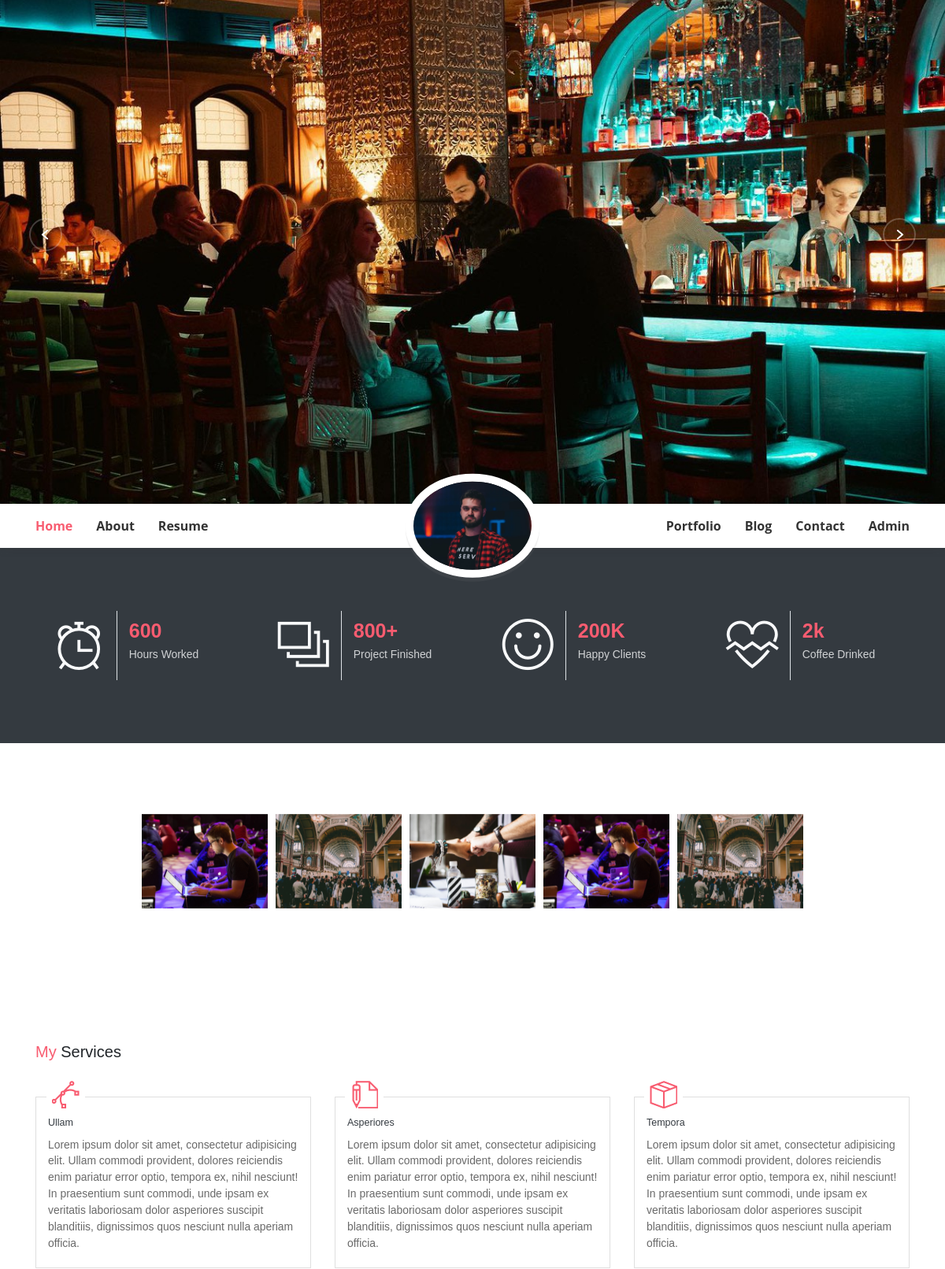
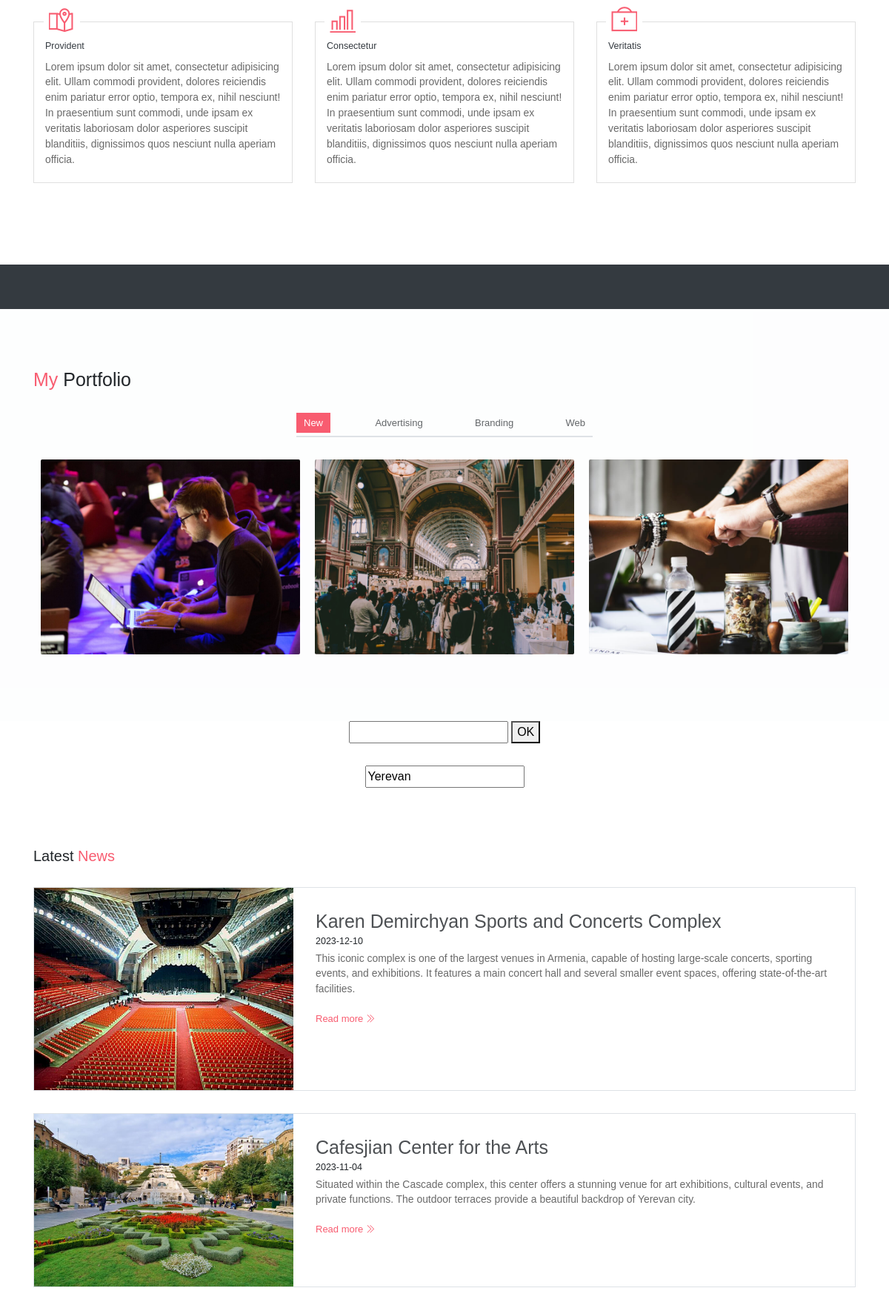
The page / (upper part) on the database its author committed (2 pictures, top to bottom).
### tables this page shows
CREATE TABLE `carousell` (
  `id` int(11) NOT NULL,
  `text1` varchar(255) NOT NULL,
  `text2` varchar(255) NOT NULL,
  `img` varchar(255) NOT NULL
);

CREATE TABLE `portfolio` (
  `id` int(11) NOT NULL,
  `text1` varchar(255) NOT NULL,
  `text2` varchar(255) NOT NULL,
  `img` varchar(255) NOT NULL,
  `type` varchar(255) NOT NULL,
  `top` varchar(250) NOT NULL
);

CREATE TABLE `news` (
  `id` int(11) NOT NULL,
  `header` varchar(255) NOT NULL,
  `date` date NOT NULL,
  `text1` text NOT NULL,
  `img` varchar(255) NOT NULL
);

### index.php (the view, shortened to what this page needs)
<!DOCTYPE html>
<html lang="en">
<head>
    <link rel="stylesheet" href="assets/vendors/themify-icons/css/themify-icons.css">
    <link rel="stylesheet" href='assets/css/owl.carousel.min.css'>
    <link rel="stylesheet" type="text/css" href="https://cdnjs.cloudflare.com/ajax/libs/slick-carousel/1.9.0/slick.min.css">
    <link rel="stylesheet" href="https://cdnjs.cloudflare.com/ajax/libs/twitter-bootstrap/4.1.3/css/bootstrap.min.css">
    <link rel="stylesheet" href="assets/css/johndoe.css">
    <link rel="stylesheet" href="st.css">
</head>
<body data-spy="scroll" data-target=".navbar" data-offset="40" id="home">
    <section class="banner__slider">
  <div class="slider stick-dots">
        <?php
        include 'dbcconn.php';
        $sql="SELECT * FROM `carousell`";
        $a=mysqli_query($conn,$sql);
        while ($post=mysqli_fetch_assoc($a)){
        $p1=<<<k
    <div class="slide">
      <div class="slide__img">
        <img src="assets/carousell/$post[img]" width="100%">
      </div>
      <div class="slide__content ">
        <div class="slide__content--headings text-center">
           <p class="animated top-title" data-animation-in="fadeInUp" data-delay-in="0.3">$post[text1]</p>
                    <h2 class="animated title" data-animation-in="fadeInUp">$post[text2]</h2>
        </div>
      </div>
    </div>
k;
    echo $p1;
}
         ?>
  </div>
</section>
    <nav class="navbar sticky-top navbar-expand-lg navbar-light bg-white" data-spy="affix" data-offset-top="510">
        <div class="container">
            <div class="collapse mt-sm-20 navbar-collapse" id="navbarSupportedContent">
                <ul class="navbar-nav mr-auto">
                    <li class="nav-item">
                        <a href="#home" class="nav-link">Home</a>
                    </li>
                    <li class="nav-item">
                        <a href="about_us.php" class="nav-link">About</a>
                    </li>
                    <li class="nav-item">
                        <a href="#resume" class="nav-link">Resume</a>
                    </li>
                </ul>
                <ul class="navbar-nav brand">
                    <img src="assets/imgs/5pp.jpg" alt="" class="brand-img">
                </ul>
                <ul class="navbar-nav ml-auto">
                    <li class="nav-item">
                        <a href="#portfolio" class="nav-link">Portfolio</a>
                    </li>
                    <li class="nav-item">
                        <a href="#blog" class="nav-link">Blog</a>
                    </li>
                    <li class="nav-item last-item">
                        <a href="#contact" class="nav-link">Contact</a>
                    </li>
                    <li class="nav-item last-item">
                        <a href="admin" class="nav-link">Admin</a>
                    </li>
                </ul>
            </div>
        </div>
    </nav>
    <section class="section bg-dark text-center">
        <div class="container">
            <div class="row text-center">
                <div class="col-md-6 col-lg-3">
                    <div class="row ">
                        <div class="col-5 text-right text-light border-right py-3">
                            <div class="m-auto"><i class="ti-alarm-clock icon-xl"></i></div>
                        </div>
                        <div class="col-7 text-left py-3">
                            <h1 class="text-danger font-weight-bold font40">600</h1>
                            <p class="text-light mb-1">Hours Worked</p>
                        </div>
                    </div>
                </div>
                <div class="col-md-6 col-lg-3">
                    <div class="row">
                        <div class="col-5 text-right text-light border-right py-3">
                            <div class="m-auto"><i class="ti-layers-alt icon-xl"></i></div>
                        </div>
                        <div class="col-7 text-left py-3">
                            <h1 class="text-danger font-weight-bold font40">800+</h1>
                            <p class="text-light mb-1">Project Finished</p>
                        </div>
                    </div>
                </div>
                <div class="col-md-6 col-lg-3">
                    <div class="row">
                        <div class="col-5 text-right text-light border-right py-3">
                            <div class="m-auto"><i class="ti-face-smile icon-xl"></i></div>
                        </div>
                        <div class="col-7 text-left py-3">
                            <h1 class="text-danger font-weight-bold font40">200K</h1>
                            <p class="text-light mb-1">Happy Clients</p>
                        </div>
                    </div>
                </div>
                <div class="col-md-6 col-lg-3">
                    <div class="row">
                        <div class="col-5 text-right text-light border-right py-3">
                            <div class="m-auto"><i class="ti-heart-broken icon-xl"></i></div>
                        </div>
                        <div class="col-7 text-left py-3">
                            <h1 class="text-danger font-weight-bold font40">2k</h1>
                            <p class="text-light mb-1">Coffee Drinked</p>
                        </div>
                    </div>
                </div>
            </div>
        </div>
    </section>
    <div class="carousel-wrap">
  <div class="owl-carousel">
    <?php
    include 'dbcconn.php';
    $sql="SELECT * FROM `portfolio` WHERE `top`='no'";
    $query=mysqli_query($conn,$sql);
    while($post=mysqli_fetch_assoc($query)){
        $txt=<<<kku
    <div class="item img_items"><img src="assets/portfolio/$post[img]" ></div>
kku;
    echo $txt;
    }
     ?>
  </div>
</div>
    <section class="section" id="service">
        <div class="container">
            <h2 class="mb-5 pb-4"><span class="text-danger">My</span> Services</h2>
            <div class="row">
                <div class="col-md-4 col-sm-6">
                    <div class="card mb-5">
                       <div class="card-header has-icon">
                            <i class="ti-vector text-danger" aria-hidden="true"></i>
                        </div>
                        <div class="card-body px-4 py-3">
                            <h5 class="mb-3 card-title text-dark">Ullam</h5>
                            <P class="subtitle">Lorem ipsum dolor sit amet, consectetur adipisicing elit. Ullam commodi provident, dolores reiciendis enim pariatur error optio, tempora ex, nihil nesciunt! In praesentium sunt commodi, unde ipsam ex veritatis laboriosam dolor asperiores suscipit blanditiis, dignissimos quos nesciunt nulla aperiam officia.</P>
                        </div>
                    </div>
                </div>
                <div class="col-md-4 col-sm-6">
                    <div class="card mb-5">
                       <div class="card-header has-icon">
                            <i class="ti-write text-danger" aria-hidden="true"></i>
                        </div>
                        <div class="card-body px-4 py-3">
                            <h5 class="mb-3 card-title text-dark">Asperiores</h5>
                            <P class="subtitle">Lorem ipsum dolor sit amet, consectetur adipisicing elit. Ullam commodi provident, dolores reiciendis enim pariatur error optio, tempora ex, nihil nesciunt! In praesentium sunt commodi, unde ipsam ex veritatis laboriosam dolor asperiores suscipit blanditiis, dignissimos quos nesciunt nulla aperiam officia.</P>
                        </div>
                    </div>
                </div>
                <div class="col-md-4 col-sm-6">
                    <div class="card mb-5">
                       <div class="card-header has-icon">
                            <i class="ti-package text-danger" aria-hidden="true"></i>
                        </div>
                        <div class="card-body px-4 py-3">
                            <h5 class="mb-3 card-title text-dark">Tempora</h5>
                            <P class="subtitle">Lorem ipsum dolor sit amet, consectetur adipisicing elit. Ullam commodi provident, dolores reiciendis enim pariatur error optio, tempora ex, nihil nesciunt! In praesentium sunt commodi, unde ipsam ex veritatis laboriosam dolor asperiores suscipit blanditiis, dignissimos quos nesciunt nulla aperiam officia.</P>
                        </div>
                    </div>
                </div>
                <div class="col-md-4 col-sm-6">
                    <div class="card mb-5">
                       <div class="card-header has-icon">
                            <i class="ti-map-alt text-danger" aria-hidden="true"></i>
                        </div>
                        <div class="card-body px-4 py-3">
                            <h5 class="mb-3 card-title text-dark">Provident</h5>
                            <P class="subtitle">Lorem ipsum dolor sit amet, consectetur adipisicing elit. Ullam commodi provident, dolores reiciendis enim pariatur error optio, tempora ex, nihil nesciunt! In praesentium sunt commodi, unde ipsam ex veritatis laboriosam dolor asperiores suscipit blanditiis, dignissimos quos nesciunt nulla aperiam officia.</P>
                        </div>
                    </div>
                </div>
                <div class="col-md-4 col-sm-6">
                    <div class="card mb-5">
                       <div class="card-header has-icon">
                            <i class="ti-bar-chart text-danger" aria-hidden="true"></i>
                        </div>
                        <div class="card-body px-4 py-3">
                            <h5 class="mb-3 card-title text-dark">Consectetur</h5>
                            <P class="subtitle">Lorem ipsum dolor sit amet, consectetur adipisicing elit. Ullam commodi provident, dolores reiciendis enim pariatur error optio, tempora ex, nihil nesciunt! In praesentium sunt commodi, unde ipsam ex veritatis laboriosam dolor asperiores suscipit blanditiis, dignissimos quos nesciunt nulla aperiam officia.</P>
                        </div>
                    </div>
                </div>
                <div class="col-md-4 col-sm-6">
                    <div class="card mb-5">
                       <div class="card-header has-icon">
                            <i class="ti-support text-danger" aria-hidden="true"></i>
                        </div>
                        <div class="card-body px-4 py-3">
                            <h5 class="mb-3 card-title text-dark">Veritatis</h5>
                            <P class="subtitle">Lorem ipsum dolor sit amet, consectetur adipisicing elit. Ullam commodi provident, dolores reiciendis enim pariatur error optio, tempora ex, nihil nesciunt! In praesentium sunt commodi, unde ipsam ex veritatis laboriosam dolor asperiores suscipit blanditiis, dignissimos quos nesciunt nulla aperiam officia.</P>
                        </div>
                    </div>
                </div>
            </div>
        </div>
    </section>
    <section class="section bg-dark py-5">
    </section>
    <section class="section bg-custom-gray" id="portfolio">
        <div class="container">
            <h1 class="mb-5"><span class="text-danger">My</span> Portfolio</h1>
            <div class="portfolio">
                <div class="filters">
                    <a href="#" data-filter=".new" class="active">
                        New
                    </a>
                    <a href="#" data-filter=".advertising">
                        Advertising
                    </a>
                    <a href="#" data-filter=".branding">
                        Branding
                    </a>
                    <a href="#" data-filter=".web">
                        Web
                    </a>
                </div>
                <div class="portfolio-container">
                    <?php
                    include 'dbcconn.php';
                    $sql1="SELECT * FROM `portfolio`";
                    $a1=mysqli_query($conn,$sql1);
                    while ($post1=mysqli_fetch_assoc($a1)){
                    $p1=<<<a
                    <div class="col-6 mx-auto col-md-6 col-lg-4 $post1[type] new" data-toggle="modal" data-target="#mod$post1[id]">
                        <div class="portfolio-item">
                            <img src="assets/portfolio/$post1[img]" class="img-fluid" alt="Download free bootstrap 4 admin dashboard, free boootstrap 4 templates">
                            <div class="content-holder">
                                <a class="img-popup" href="assets/imgs/web-1.jpg"></a>
                                <div class="text-holder">
                                    <h6 class="title">$post1[text1]</h6>
                                    <p class="subtitle">$post1[text2]</p>
                                </div>
                            </div>
                        </div>
                    </div>
                    <div class="modal fade" id="mod$post1[id]">
                        <div class="modal-dialog">
                            <div class="modal-content">
                                <div class="modal-header">
                                    <button class="close" data-dismiss="modal">X</button>
                                </div>
                                <div class="modal-body">
                                        <img src="assets/portfolio/$post1[img]" class="img-fluid slide-img" alt="Download free bootstrap 4 admin dashboard, free boootstrap 4 templates">
                                        <div class="content-holder">
                                            <a class="img-popup" href="assets/imgs/web-1.jpg"></a>
                                            <div class="text-holder">
                                                <h6 class="title">$post1[text1]</h6>
                                                <p class="subtitle">$post1[text2]</p>
                <input type="hidden" class="id_form" value="$post1[id]">
                            <button class="port_btn btn-success">Learn More</button>
                                            </div>
                                        </div>
                                </div>
                            </div>
                        </div>
                    </div>
a;
                    echo $p1;
                    }
                     ?>
                </div>
            </div>
        </div>
    </section>
                <div class="container text-center">
                   <input type="text" name="i1" class="i1">
                   <button class="btn1">OK</button>
                </div>
<div class="weatherss text-center container mt-5 mx-auto">
        <input type="text" class="blog_input" value="Yerevan">
    </div>
    <section class="section" id="blog">
        <div class="container">
            <h2 class="mb-5">Latest <span class="text-danger">News</span></h2>
            <div class="row tpich">
                <?php
                include 'dbcconn.php';
                $sql2="SELECT * FROM `news`  LIMIT 0,3";
                $a2=mysqli_query($conn,$sql2);
                while ($pos=mysqli_fetch_assoc($a2)){
                    $q1=<<<kku
                <div class="blog-card w-100">
                    <div class="img-holder">
                        <img src="assets/news/$pos[img]" alt="Download free bootstrap 4 landing page, free boootstrap 4 templates, Download free bootstrap 4.1 landing page, free boootstrap 4.1.1 templates, meyawo Landing page">
                    </div>
                    <div class="content-holder">
                        <h6 class="title">$pos[header]</h6>
                        <h5>$pos[date]</h5>
                        <p>$pos[text1]</p>
                        <a href="news_info.php?id=$pos[id]" class="read-more news_info_click">Read more <i class="ti-angle-double-right"></i></a>
                    </div>
                </div>
kku;
                    echo $q1;
                }
                 ?>
            </div>
        </div>
    </section>
</body>
</html>

### rows shown on the page
carousell: img (picture)
portfolio: img (picture)
portfolio: img (picture)
portfolio: img (picture)
news: img (picture), header "Karen Demirchyan Sports and Concerts Complex", date "2023-12-10", text1 "This iconic complex is one of the largest venues in Armenia, capable of hosting large-scale concerts, sporting events, and exhibitions. It features a main concert hall and several smaller event spaces, offering state-of-the-art facilities."
news: img (picture), header "Cafesjian Center for the Arts", date "2023-11-04", text1 "Situated within the Cascade complex, this center offers a stunning venue for art exhibitions, cultural events, and private functions. The outdoor terraces provide a beautiful backdrop of Yerevan city."
